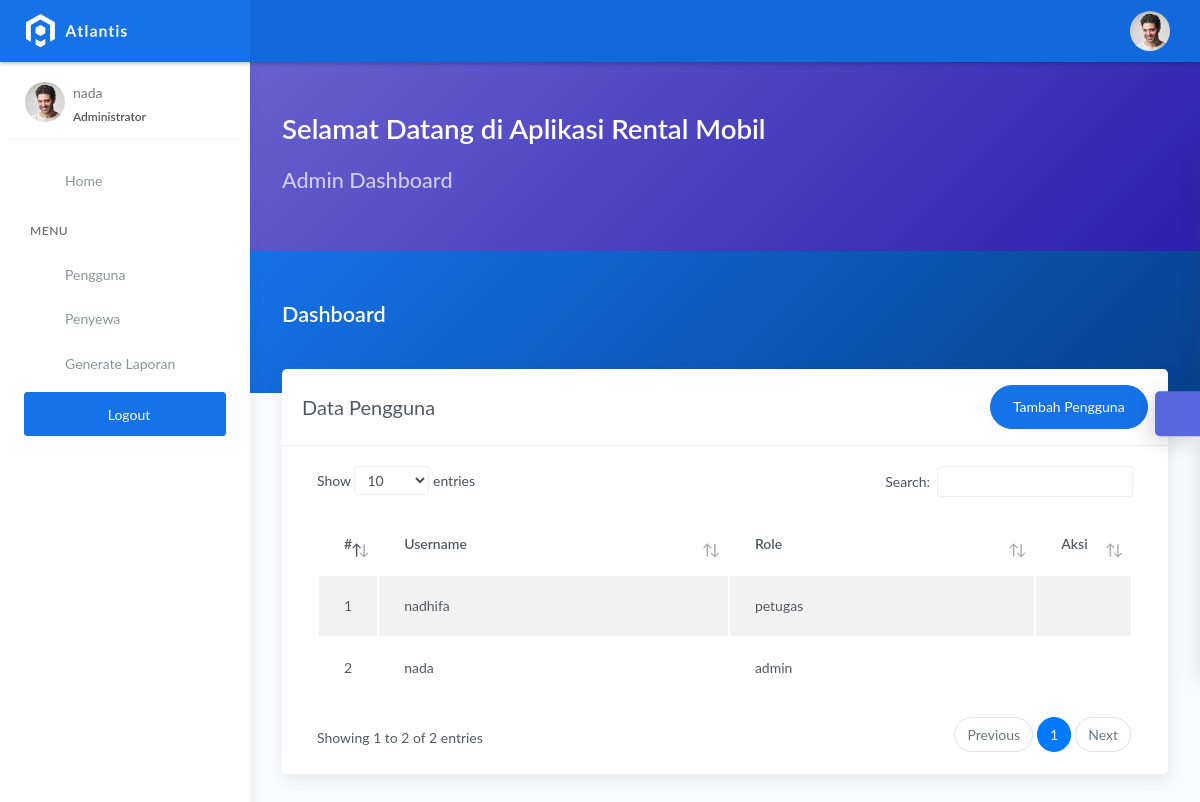
The page /admin/pengguna.php (signed in) on the database its author committed.
### tables this page shows
CREATE TABLE `tbl_user` (
  `id_user` int(11) NOT NULL,
  `user` varchar(50) NOT NULL,
  `pass` varchar(255) NOT NULL,
  `lvl` enum('admin','petugas') NOT NULL
);

### admin/pengguna.php (the view, shortened to what this page needs)
<?php
$title = 'Data Pengguna';
require 'koneksi.php';
$data = mysqli_query($conn, 'SELECT * FROM tbl_user ORDER BY lvl desc');
require 'header.php';
?>
<div class="panel-header bg-primary-gradient">
    <div class="page-inner py-5">
        <div class="d-flex align-items-left align-items-md-center flex-column flex-md-row">
            <div>
                <h2 class="text-white pb-2 fw-bold">Dashboard</h2>
            </div>
        </div>
    </div>
</div>
<div class="page-inner mt--5">
    <diva class="row">
        <div class="col-md-12">
            <div class="card">
                <div class="card-header">
                    <div class="d-flex align-items-center">
                        <h4 class="card-title"><?= $title; ?></h4>
                        <a href="tambah_pengguna.php" class="btn btn-primary btn-round ml-auto">
                            Tambah Pengguna
                        </a>
                    </div>
                </div>
                <div class="card-body">
                    <div class="table-responsive">
                        <table id="basic-datatables" class="display table table-striped table-hover">
                            <thead>
                                <tr>
                                    <th style="width: 7%;">#</th>
                                    <th>Username</th>
                                    <th>Role</th>
                                    <th style="width: 10%;">Aksi</th>
                                </tr>
                            </thead>
                            <tbody>
                                <?php
                                $no = 1;
                                if (mysqli_num_rows($data) > 0) {
                                    while ($user = mysqli_fetch_assoc($data)) {
                                ?>
                                        <tr>
                                            <td><?= $no++; ?></td>
                                            <td><?= $user['user']; ?></td>
                                            <td><?= $user['lvl']; ?></td>
                                            <td>
                                                <div class="form-button-action">
                                                    <a href="hapus_pengguna.php?id=<?= $user['id_user']; ?>" onclick="return confirm('Yakin hapus data?');" type="button" data-toggle="tooltip" title="" class="btn btn-link btn-danger" data-original-title="Hapus">
                                                    </a>
                                                </div>
                                            </td>
                                        </tr>
                                <?php }
                                }
                                ?>
                            </tbody>
                        </table>
                    </div>
                </div>
            </div>
        </div>
</div>
</div>
<?php
require 'footer.php';
?>

### rows shown on the page
tbl_user: user "nadhifa", lvl "petugas"
tbl_user: user "nada", lvl "admin"

### other values the page prints
$_SESSION['user'] "nada"
$title "Data Pengguna"
